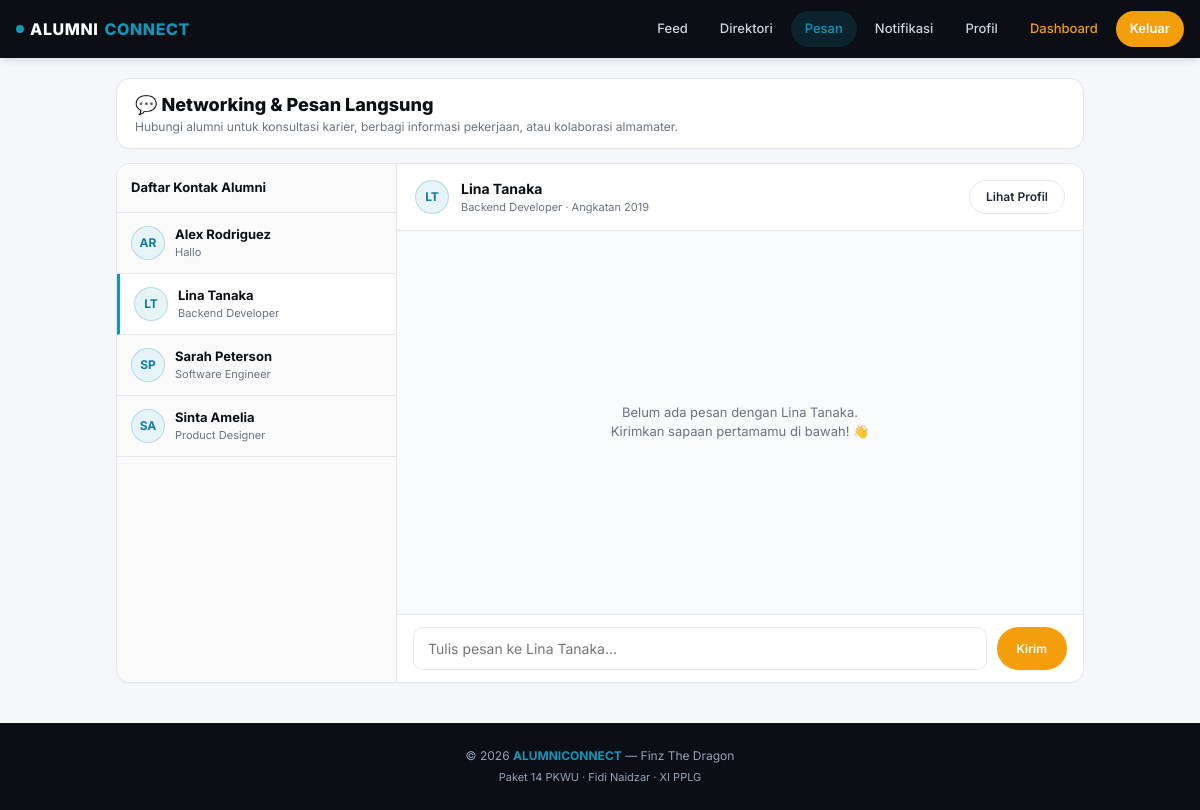
The app's page /pages/messages.php?to=13 (signed in) with its own data.
### tables this page shows
CREATE TABLE `users` (
  `id` bigint NOT NULL AUTO_INCREMENT,
  `username` varchar(50) NOT NULL,
  `email` varchar(100) NOT NULL,
  `password` varchar(255) NOT NULL,
  `role_id` bigint NOT NULL,
  `created_at` timestamp NULL DEFAULT CURRENT_TIMESTAMP,
  PRIMARY KEY (`id`),
  UNIQUE KEY `username` (`username`),
  UNIQUE KEY `email` (`email`),
  KEY `role_id` (`role_id`),
  CONSTRAINT `users_ibfk_1` FOREIGN KEY (`role_id`) REFERENCES `roles` (`id`)
);

CREATE TABLE `profiles` (
  `id` bigint NOT NULL AUTO_INCREMENT,
  `user_id` bigint NOT NULL,
  `nama` varchar(100) DEFAULT NULL,
  `foto` varchar(255) DEFAULT NULL,
  `bio` text,
  PRIMARY KEY (`id`),
  UNIQUE KEY `user_id` (`user_id`),
  CONSTRAINT `profiles_ibfk_1` FOREIGN KEY (`user_id`) REFERENCES `users` (`id`) ON DELETE CASCADE
);

CREATE TABLE `alumni_profiles` (
  `id` bigint NOT NULL AUTO_INCREMENT,
  `user_id` bigint NOT NULL,
  `angkatan` varchar(10) DEFAULT NULL,
  `tahun_lulus` year DEFAULT NULL,
  `jurusan` varchar(50) DEFAULT NULL,
  `profesi` varchar(100) DEFAULT NULL,
  `perusahaan` varchar(100) DEFAULT NULL,
  PRIMARY KEY (`id`),
  UNIQUE KEY `user_id` (`user_id`),
  CONSTRAINT `alumni_profiles_ibfk_1` FOREIGN KEY (`user_id`) REFERENCES `users` (`id`) ON DELETE CASCADE
);

### pages/messages.php (the view, shortened to what this page needs)
<?php
require_once __DIR__ . '/../includes/functions.php';
require_once __DIR__ . '/../config/database.php';
$userId = $_SESSION['user_id'];
$toId   = isset($_GET['to']) ? (int)$_GET['to'] : 0;
$contactsSql = "
    SELECT DISTINCT
        u.id, u.username,
        p.nama, p.foto,
        ap.profesi, ap.angkatan,
        (SELECT isi FROM messages
         WHERE (sender_id = u.id AND receiver_id = ?) OR (sender_id = ? AND receiver_id = u.id)
         ORDER BY created_at DESC LIMIT 1) AS last_message,
        (SELECT created_at FROM messages
         WHERE (sender_id = u.id AND receiver_id = ?) OR (sender_id = ? AND receiver_id = u.id)
         ORDER BY created_at DESC LIMIT 1) AS last_time
    FROM users u
    LEFT JOIN profiles p ON p.user_id = u.id
    LEFT JOIN alumni_profiles ap ON ap.user_id = u.id
    WHERE u.id <> ?
      AND (
          u.id IN (SELECT sender_id FROM messages WHERE receiver_id = ?)
          OR u.id IN (SELECT receiver_id FROM messages WHERE sender_id = ?)
          OR u.id IN (SELECT following_id FROM followers WHERE follower_id = ?)
          OR u.id = ?
      )
    ORDER BY (last_time IS NOT NULL) DESC, last_time DESC, p.nama ASC
";
$cStmt = $conn->prepare($contactsSql);
$cStmt->bind_param('iiiiiiiii', $userId, $userId, $userId, $userId, $userId, $userId, $userId, $userId, $toId);
$cStmt->execute();
$contacts = $cStmt->get_result()->fetch_all(MYSQLI_ASSOC);
$targetUser = null;
$messages = [];
if ($toId > 0) {
    $tStmt = $conn->prepare("
        SELECT u.id, u.username, p.nama, p.foto, ap.profesi, ap.angkatan
        FROM users u
        LEFT JOIN profiles p ON p.user_id = u.id
        LEFT JOIN alumni_profiles ap ON ap.user_id = u.id
        WHERE u.id = ?
    ");
    $tStmt->bind_param('i', $toId);
    $tStmt->execute();
    $targetUser = $tStmt->get_result()->fetch_assoc();
    if ($targetUser) {
        $mStmt = $conn->prepare("
            SELECT m.*, u.username
            FROM messages m
            JOIN users u ON u.id = m.sender_id
            WHERE (m.sender_id = ? AND m.receiver_id = ?)
               OR (m.sender_id = ? AND m.receiver_id = ?)
            ORDER BY m.created_at ASC
        ");
        $mStmt->bind_param('iiii', $userId, $toId, $toId, $userId);
        $mStmt->execute();
        $messages = $mStmt->get_result()->fetch_all(MYSQLI_ASSOC);
    }
}
include __DIR__ . '/../includes/header.php';
?>
<div class="container" style="max-width:1000px; margin-top:20px;">
  <div class="card" style="margin-bottom:14px; padding:12px 18px;">
    <h2 style="font-size:18px;font-weight:800;color:var(--navy);">💬 Networking & Pesan Langsung</h2>
    <p style="font-size:12px;color:var(--text-muted);">Hubungi alumni untuk konsultasi karier, berbagi informasi pekerjaan, atau kolaborasi almamater.</p>
  </div>
  <div class="chat-wrapper">
    <div class="chat-sidebar">
      <div style="padding:14px; font-weight:700; border-bottom:1px solid var(--border); font-size:13px; color:var(--navy);">
        Daftar Kontak Alumni
      </div>
      <div style="overflow-y:auto; max-height:480px;">
        <?php if (empty($contacts)): ?>
          <div style="padding:20px; text-align:center; color:var(--text-muted); font-size:13px;">
            Belum ada obrolan.<br>Cari alumni di <a href="<?= baseUrl('pages/directory.php') ?>" style="color:var(--primary);font-weight:600;">Direktori</a> untuk memulai percakapan.
          </div>
        <?php else: ?>
          <?php foreach ($contacts as $c): ?>
            <a href="<?= baseUrl('pages/messages.php?to=' . $c['id']) ?>"
               class="chat-user-item <?= ((int)$c['id'] === $toId) ? 'active' : '' ?>">
              <?= renderAvatar($c['nama'] ?? $c['username'], $c['foto'] ?? null, 'avatar-sm') ?>
              <div style="flex:1; min-width:0;">
                <div style="font-weight:700; font-size:13px; color:var(--navy); white-space:nowrap; overflow:hidden; text-overflow:ellipsis;">
                  <?= e($c['nama'] ?? $c['username']) ?>
                </div>
                <div style="font-size:11px; color:var(--text-muted); white-space:nowrap; overflow:hidden; text-overflow:ellipsis;">
                  <?= e($c['last_message'] ?: ($c['profesi'] ?? 'Alumni')) ?>
                </div>
              </div>
            </a>
          <?php endforeach; ?>
        <?php endif; ?>
      </div>
    </div>
    <div class="chat-main">
      <?php if (!$targetUser): ?>
        <div style="flex:1; display:flex; align-items:center; justify-content:center; flex-direction:column; padding:40px; color:var(--text-muted);">
          <div style="font-size:48px; margin-bottom:12px;">💬</div>
          <div style="font-size:16px; font-weight:700; color:var(--navy);">Pilih kontak untuk mulai berkirim pesan</div>
          <p style="font-size:13px; margin-top:4px;">Atau cari profil alumni di direktori untuk menghubungi senior dan teman seangkatan.</p>
        </div>
      <?php else: ?>
        <div style="padding:14px 18px; border-bottom:1px solid var(--border); background:white; display:flex; justify-content:space-between; align-items:center;">
          <div style="display:flex; align-items:center; gap:12px;">
            <?= renderAvatar($targetUser['nama'] ?? $targetUser['username'], $targetUser['foto'] ?? null, 'avatar-sm') ?>
            <div>
              <a href="<?= baseUrl('pages/profile.php?id=' . $targetUser['id']) ?>" style="font-weight:700; font-size:14px; color:var(--navy);">
                <?= e($targetUser['nama'] ?? $targetUser['username']) ?>
              </a>
              <div style="font-size:11px; color:var(--text-muted);">
                <?= e($targetUser['profesi'] ?? 'Alumni') ?> · Angkatan <?= e($targetUser['angkatan'] ?? '-') ?>
              </div>
            </div>
          </div>
          <a href="<?= baseUrl('pages/profile.php?id=' . $targetUser['id']) ?>" class="btn btn-outline btn-sm">Lihat Profil</a>
        </div>
        <div class="chat-messages" id="chatContainer">
          <?php if (empty($messages)): ?>
            <div style="text-align:center; color:var(--text-muted); font-size:13px; margin:auto;">
              Belum ada pesan dengan <?= e($targetUser['nama'] ?? $targetUser['username']) ?>.<br>Kirimkan sapaan pertamamu di bawah! 👋
            </div>
          <?php endif; ?>
        </div>
        <form method="POST" action="<?= baseUrl('pages/messages.php?to=' . $toId) ?>" class="chat-input-area">
          <input type="text" name="isi" class="form-input" placeholder="Tulis pesan ke <?= e($targetUser['nama'] ?? $targetUser['username']) ?>..." autocomplete="off" required>
          <button type="submit" class="btn btn-primary btn-sm" style="padding:0 20px;">Kirim</button>
        </form>
      <?php endif; ?>
    </div>
  </div>
</div>
<?php include __DIR__ . '/../includes/footer.php'; ?>

### includes/functions.php (shortened to what this page needs)
<?php
function baseUrl($path = '') {
    $base = '/alumniconnect';
    return $base . '/' . ltrim($path, '/');
}
function e($str) {
    return htmlspecialchars($str ?? '', ENT_QUOTES, 'UTF-8');
}
function initials($name) {
    $parts = preg_split('/\s+/', trim($name));
    $ini = '';
    foreach (array_slice($parts, 0, 2) as $p) {
        $ini .= strtoupper(substr($p, 0, 1));
    }
    return $ini ?: '?';
}
function renderAvatar($name, $foto = null, $extraClass = '', $extraStyle = '') {
    if (!empty($foto)) {
        $filePath = __DIR__ . '/../' . ltrim($foto, '/\\');
    }
    return '<div class="avatar ' . e($extraClass) . '" style="' . e($extraStyle) . '">' . initials($name) . '</div>';
}

### assets/css/style.css (style rules this page uses)
:root { --primary: #1198B9; --primary-dark: #0d7fa0; --primary-light: #E6F4F8; --navy: #0B0E14; --navy-2: #11151A; --orange: #F59E0B; --orange-dark: #d97706; --orange-light: #FEF3E2; --bg: #F5F7FA; --white: #FFFFFF; --text: #1F2937; --text-muted: #6B7280; --border: #E5E7EB; --shadow-sm: 0 1px 2px rgba(0,0,0,0.04); --shadow: 0 2px 8px rgba(0,0,0,0.06); --shadow-md: 0 4px 16px rgba(0,0,0,0.08); --radius: 14px; --radius-sm: 10px; --radius-pill: 999px; }
* { margin: 0; padding: 0; box-sizing: border-box; }
html { scroll-behavior: smooth; }
body { font-family: 'Inter', 'Segoe UI', Arial, sans-serif; background: var(--bg); color: var(--text); font-size: 14px; line-height: 1.5; -webkit-font-smoothing: antialiased; padding-bottom: 80px; }
@media (min-width: 992px) { body { padding-bottom: 0; } }
a { color: inherit; text-decoration: none; }
button, input, textarea, select { font-family: inherit; font-size: inherit; }
.container { max-width: 1200px; margin: 0 auto; padding: 0 16px; }
.btn { display: inline-flex; align-items: center; justify-content: center; gap: 6px; padding: 10px 20px; border-radius: var(--radius-pill); font-weight: 600; font-size: 13px; border: none; cursor: pointer; transition: all 0.2s; text-align: center; white-space: nowrap; }
.btn-primary { background: var(--orange); color: white; }
.btn-outline { background: transparent; border: 1.5px solid var(--border); color: var(--text); }
.btn-sm { padding: 7px 16px; font-size: 12px; }
.card { background: white; border-radius: var(--radius); border: 1px solid var(--border); padding: 16px; box-shadow: var(--shadow-sm); margin-bottom: 14px; }
.form-input, .form-select, .form-textarea { width: 100%; padding: 12px 14px; border: 1.5px solid var(--border); border-radius: var(--radius-sm); background: white; color: var(--text); font-size: 14px; transition: border-color 0.2s, box-shadow 0.2s; }
.avatar { width: 44px; height: 44px; border-radius: 50%; background: var(--primary-light); color: var(--primary-dark); display: inline-flex; align-items: center; justify-content: center; font-weight: 700; font-size: 15px; flex-shrink: 0; border: 1.5px solid rgba(17,152,185,0.25); text-transform: uppercase; user-select: none; }
.avatar-sm { width: 34px; height: 34px; font-size: 12px; }
.chat-wrapper { display: grid; grid-template-columns: 1fr; background: white; border-radius: var(--radius); border: 1px solid var(--border); min-height: 520px; overflow: hidden; box-shadow: var(--shadow-sm); }
@media (min-width: 768px) { .chat-wrapper { grid-template-columns: 280px 1fr; } }
.chat-sidebar { border-right: 1px solid var(--border); background: #FAFAFA; }
.chat-user-item { display: flex; align-items: center; gap: 10px; padding: 12px 14px; border-bottom: 1px solid var(--border); cursor: pointer; transition: background 0.2s; }
.chat-user-item:hover, .chat-user-item.active { background: white; border-left: 3px solid var(--primary); }
.chat-main { display: flex; flex-direction: column; }
.chat-messages { flex: 1; padding: 18px; overflow-y: auto; display: flex; flex-direction: column; gap: 12px; background: #F8FAFC; }
.chat-input-area { padding: 12px 16px; background: white; border-top: 1px solid var(--border); display: flex; gap: 10px; }

### records on screen
users: name "AR", nama "Alex Rodriguez", profesi "Hallo"
users: name "LT", nama "Lina Tanaka", profesi "Backend Developer", profiles.nama "LT", profiles.nama "Lina Tanaka", alumni_profiles.profesi "Backend Developer", alumni_profiles.angkatan "2019", isi "Tulis pesan ke Lina Tanaka..."
users: name "SP", nama "Sarah Peterson", profesi "Software Engineer"
users: name "SA", nama "Sinta Amelia", profesi "Product Designer"
